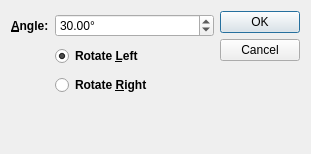
<?xml version="1.0" encoding="UTF-8"?>
<ui version="4.0">
 <class>RotateInputDialog</class>
 <widget class="QDialog" name="RotateInputDialog">
  <property name="geometry">
   <rect>
    <x>0</x>
    <y>0</y>
    <width>311</width>
    <height>154</height>
   </rect>
  </property>
  <property name="windowTitle">
   <string>FalconBoard - Rotation</string>
  </property>
  <layout class="QVBoxLayout" name="verticalLayout">
   <item>
    <layout class="QHBoxLayout" name="horizontalLayout" stretch="1,0">
     <property name="sizeConstraint">
      <enum>QLayout::SetMaximumSize</enum>
     </property>
     <item>
      <layout class="QGridLayout" name="gridLayout" rowstretch="0,0,0" columnstretch="0,1">
       <item row="0" column="0">
        <widget class="QLabel" name="label">
         <property name="font">
          <font>
           <weight>75</weight>
           <bold>true</bold>
          </font>
         </property>
         <property name="text">
          <string>&amp;Angle:</string>
         </property>
         <property name="buddy">
          <cstring>sbdRotAngle</cstring>
         </property>
        </widget>
       </item>
       <item row="0" column="1">
        <widget class="QDoubleSpinBox" name="sbdRotAngle">
         <property name="suffix">
          <string>°</string>
         </property>
         <property name="minimum">
          <double>0.000000000000000</double>
         </property>
         <property name="maximum">
          <double>360.000000000000000</double>
         </property>
         <property name="stepType">
          <enum>QAbstractSpinBox::DefaultStepType</enum>
         </property>
         <property name="value">
          <double>30.000000000000000</double>
         </property>
        </widget>
       </item>
       <item row="1" column="1">
        <widget class="QRadioButton" name="rbLeft">
         <property name="font">
          <font>
           <weight>75</weight>
           <bold>true</bold>
          </font>
         </property>
         <property name="text">
          <string>Rotate &amp;Left</string>
         </property>
         <property name="checked">
          <bool>true</bool>
         </property>
        </widget>
       </item>
       <item row="2" column="1">
        <widget class="QRadioButton" name="rbRight">
         <property name="font">
          <font>
           <weight>75</weight>
           <bold>true</bold>
          </font>
         </property>
         <property name="text">
          <string>Rotate &amp;Right</string>
         </property>
        </widget>
       </item>
      </layout>
     </item>
     <item>
      <layout class="QVBoxLayout">
       <property name="spacing">
        <number>6</number>
       </property>
       <property name="leftMargin">
        <number>0</number>
       </property>
       <property name="topMargin">
        <number>0</number>
       </property>
       <property name="rightMargin">
        <number>0</number>
       </property>
       <property name="bottomMargin">
        <number>0</number>
       </property>
       <item>
        <widget class="QPushButton" name="btnOk">
         <property name="text">
          <string>OK</string>
         </property>
        </widget>
       </item>
       <item>
        <widget class="QPushButton" name="cancelButton">
         <property name="text">
          <string>Cancel</string>
         </property>
        </widget>
       </item>
       <item>
        <spacer>
         <property name="orientation">
          <enum>Qt::Vertical</enum>
         </property>
         <property name="sizeHint" stdset="0">
          <size>
           <width>20</width>
           <height>40</height>
          </size>
         </property>
        </spacer>
       </item>
      </layout>
     </item>
    </layout>
   </item>
   <item>
    <spacer name="verticalSpacer">
     <property name="orientation">
      <enum>Qt::Vertical</enum>
     </property>
     <property name="sizeHint" stdset="0">
      <size>
       <width>20</width>
       <height>40</height>
      </size>
     </property>
    </spacer>
   </item>
  </layout>
 </widget>
 <resources/>
 <connections>
  <connection>
   <sender>btnOk</sender>
   <signal>clicked()</signal>
   <receiver>RotateInputDialog</receiver>
   <slot>accept()</slot>
   <hints>
    <hint type="sourcelabel">
     <x>351</x>
     <y>38</y>
    </hint>
    <hint type="destinationlabel">
     <x>233</x>
     <y>29</y>
    </hint>
   </hints>
  </connection>
  <connection>
   <sender>cancelButton</sender>
   <signal>clicked()</signal>
   <receiver>RotateInputDialog</receiver>
   <slot>reject()</slot>
   <hints>
    <hint type="sourcelabel">
     <x>330</x>
     <y>66</y>
    </hint>
    <hint type="destinationlabel">
     <x>197</x>
     <y>125</y>
    </hint>
   </hints>
  </connection>
 </connections>
</ui>
